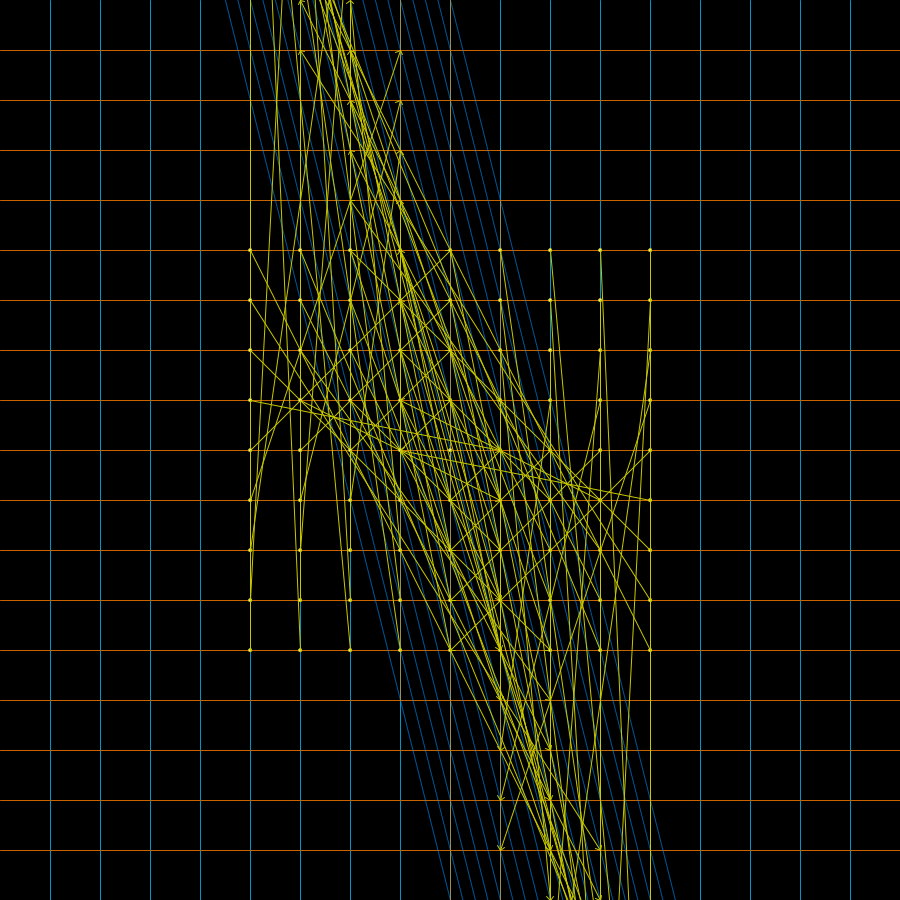
Frame 1 (no input)
Frame 60 (the mouse pressed at the canvas centre just before this capture): identical to frame 1, image omitted
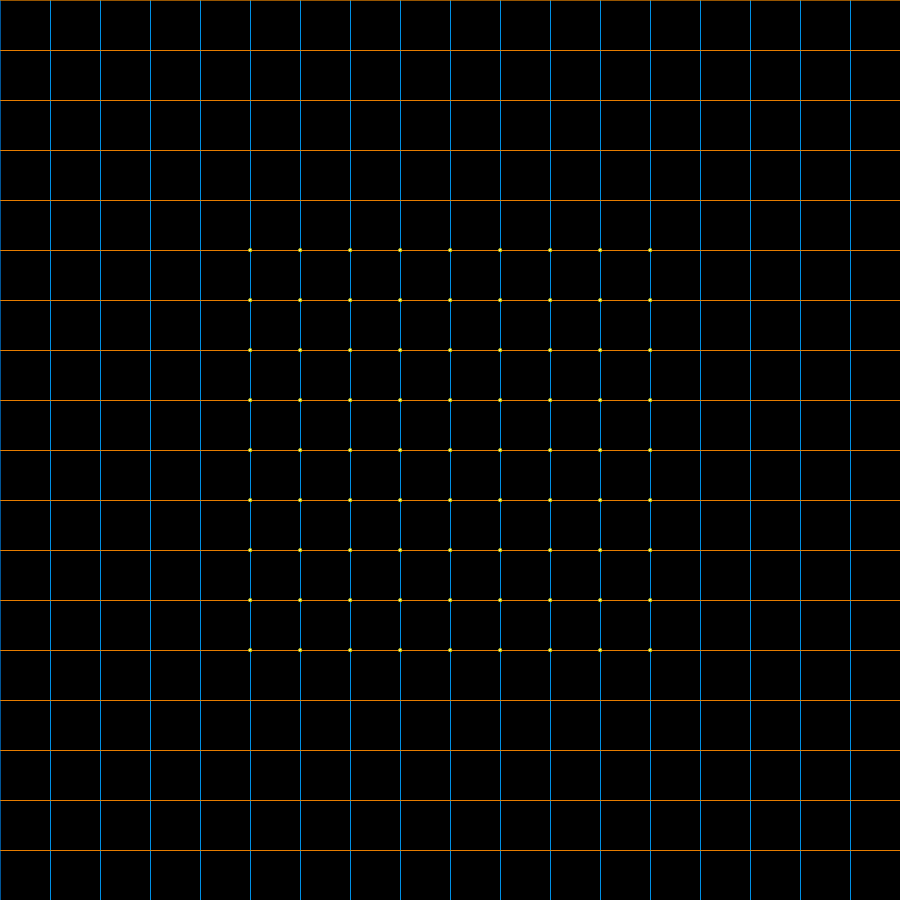
Frame 120 (the mouse held since frame 60 and released just before this capture)

The Processing sketch that drew these frames (run headless with seeded random() and noise(); from frame 60 on, the mouse is pressed at the canvas centre):

// Processing sketch: matrix_transforms
// ── matrix_transforms.pde
float tp = 2 * 3.141592653589793238462;
float f = 0.0;
//Mat mat = new Mat(1, 1,
//                  1, 1);
//Mat mat = new Mat(0, 1,
//                  1, 0);
//Mat mat = new Mat(1, 1, 
//                  1, 1);
//Mat mat = new Mat(0, 0,
//                  0, 0);
//Mat mat = new Mat(0.5, 0.86,
//                  -0.86, 0.5);
//Mat mat = new Mat(0, 2,
//                  -2, 0);
Mat mat = new Mat(0, 1,
                  -1, -4);
Mat mat1 = new Mat(1, 0, 0, 1);
Mat mat2 = new Mat(0, 0, 0, 0);
float[] input = new float[2];
float[] output = new float[2];

//grid: 1 unit = 20 px;
int unit = 50;

int t = 0;

void setup(){
  size(900, 900);
  smooth(1);
  background(0);
  grid();
}

void draw(){
  background(0);
  grid();
  
  mat2 = lerpMat(mat, mat1, f);
  grid2(mat2);
  
  for(int i = -4; i < 5; i++){
    for(int j = -4; j < 5; j++){
      input[0] = i; input[1] = j;
      output = mat2.matMult(input);
      arrow(unit*input[0], unit*input[1], unit*output[0], unit*output[1]);
    }
  }
  
  
  //f += 0.01;
  f = 2*float(mouseX) / width;
  if(f >= 2) { f = -1; }
  if(t % 30 == 0) { mat2.prin(); }
  delay(20);
  t++;
}

void arrow(float x1, float _y1, float x2, float _y2){
  //stroke(250);
  //stroke(random(155) + 100, random(155) + 100, random(155) + 100, 255);
  stroke(200, 200, 0, 255);
  
  float y1 = -_y1;
  float y2 = -_y2;
  
  fill(250);
  ellipse(x1+width/2, y1+height/2, 3, 3);
  fill(0);
  
  line(x1+width/2, y1+height/2, x2+width/2, y2+height/2);
  
  //ellipse(x2+width/2, y2+height/2, 5, 5);
  float dx = x2 - x1;
  float dy = y2 - y1;
  if ((dx*dx + dy*dy) > 4) {
    float a = atan2(dy, dx);
    line(x2 + width/2, y2+height/2, x2 - 5 * cos(a + tp/8) + width/2, y2 - 5 * sin(a + tp/8)+height/2);
    line(x2 + width/2, y2+height/2, x2 - 5 * cos(a - tp/8) + width/2, y2 - 5 * sin(a - tp/8)+height/2);
  }
  
}

void keyPressed(){
  switch (key) {
    case '1':
    mat.d += 0.1;
    break;
    case '2':
    mat.d -= 0.1;
    break;
    default:
    
    break;
    
  }
  
}
// ── classes.pde
class Mat{
  float a = 0.0;
  float b = 0.0;
  float c = 0.0; 
  float d = 0.0;
  Mat(float _a, float _b, float _c, float _d){
    a = _a;
    b = _b;
    c = _c;
    d = _d;
  }
  
  float det(){
    return a*d - c*b;
  }
  
  void normaliz(){
    float de = this.det();
    a /= de;
    b /= de;
    c /= de;
    d /= de;
  }
  
  void prin(){
    float discr = (a-d)*(a-d) + 4*c*b;
    
    float re1 = 0;
    float im1 = 0;
    float re2 = 0;
    float im2 = 0;
    
    if (discr < 0) {
      re1 = (a+d)/2;
      im1 = sqrt(-discr)/2;
      re2 = (a+d)/2;
      im2 = -sqrt(-discr)/2;
    }else{
      re1 = (a+d + sqrt(discr))/2;
      re2 = (a+d - sqrt(discr))/2;
      im1 = 0;
      im2 = 0;
    }
    
    
    println(a, "  ", b, " Eigenvalue 1:  Re: ", re1, " Im: ", im1);
    println(c, "  ", d, " Eigenvalue 2:  Re: ", re2, " Im: ", im2, "  ;  ", this.det());
  }
  
  float[] matMult(float[] in){
    float[] out = new float[2];
    
    out[0] = a*in[0] + b*in[1];
    out[1] = c*in[0] + d*in[1];
    
    return out;
  }
  
  void multS(float x){
    a *=x;
    b *=x;
    c *=x;
    d *=x;
  }
  
  Mat addMat(Mat x){
    return new Mat(a + x.a, b + x.b, c + x.c, d + x.d);
  }
  
};

Mat lerpMat(Mat x, Mat y, float t){
  //Mat mat = new Mat((1 - t) * x.a + t*y.a, (1 - t) * x.b + t*y.b, (1 - t) * x.c + t*y.c, (1 - t) * x.d + t*y.d);
  //mat.multS(1/mat.det());
  //return mat;
  return new Mat((1 - t) * x.a + t*y.a, (1 - t) * x.b + t*y.b, (1 - t) * x.c + t*y.c, (1 - t) * x.d + t*y.d);
}
// ── setup_functions.pde
void grid(){
  float x = width / unit;
  
  stroke(0, 150, 200, 255);
  for(int i = 1; i < x; i++){
    line(unit * i, 0, unit*i, height);
  }
  stroke(200, 100, 0, 255);
  for(int i = 1; i < x; i++){
    line(0, unit * i, width, unit*i);
  }
  
}

void grid2(Mat mat){
  float x = width / unit;
  float[] in1 = new float[2];
  float[] in2 = new float[2];
  float[] out1 = new float[2];
  float[] out2 = new float[2];
  
  stroke(0, 140, 250, 155);
  for(int i = int(-x/2); i <= x/2; i++){
    in1[0] = unit * i; 
    in1[1] = -height/2;
    in2[0] = unit * i; 
    in2[1] = height/2;
    out1 = mat.matMult(in1);
    out2 = mat.matMult(in2);
    line(out1[0] + width/2, height/2 - out1[1], out2[0] + width/2, height/2 - out2[1]);
  }
  stroke(250, 140, 0, 155);
  for(int i = int(-x/2); i <= x/2; i++){
    //line(0, unit * i, width, unit*i);
    
    
    in1[0] = -width/2; 
    in1[1] = unit * i;
    in2[0] = width/2; 
    in2[1] = unit * i;
    out1 = mat.matMult(in1);
    out2 = mat.matMult(in2);
    line(out1[0] + width/2, height/2 - out1[1], out2[0] + width/2, height/2 - out2[1]);
  }
  
}
